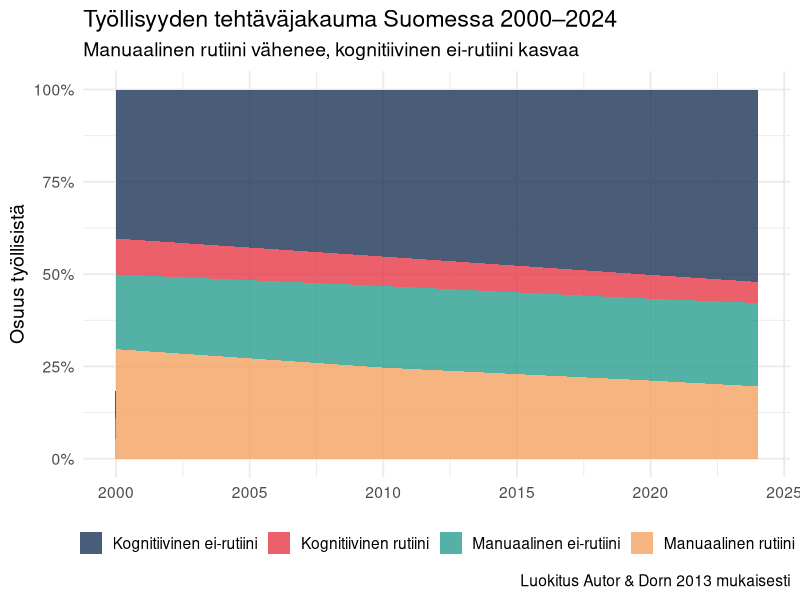
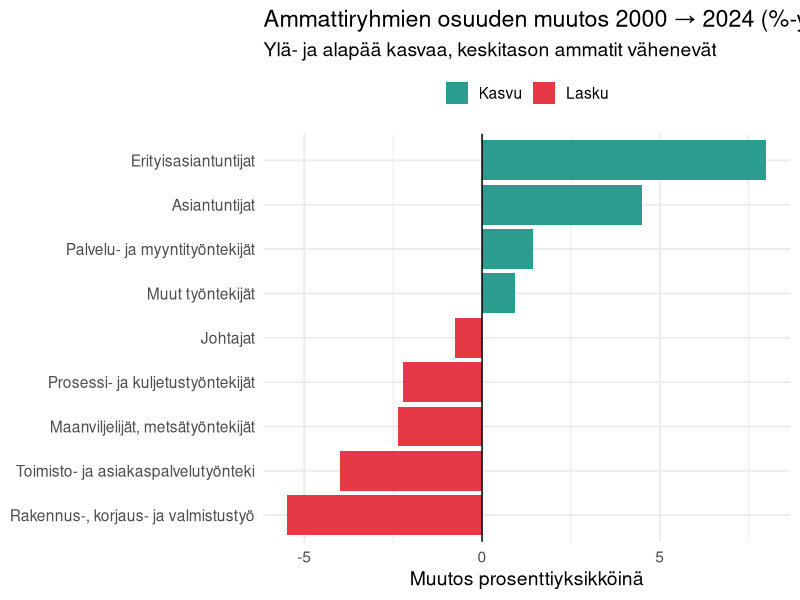
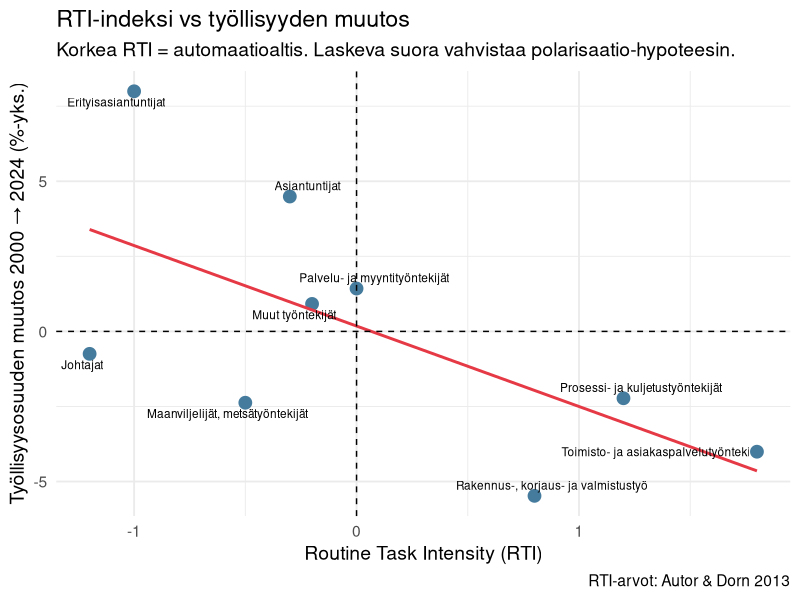
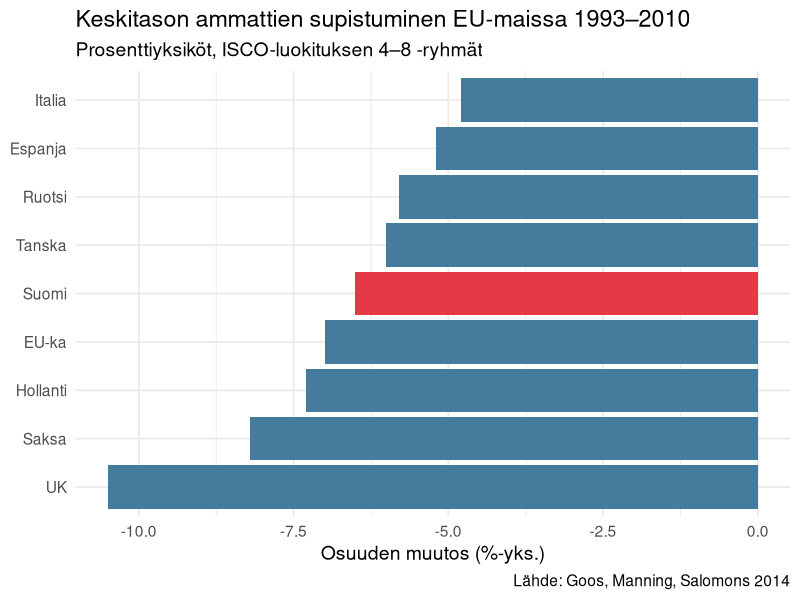
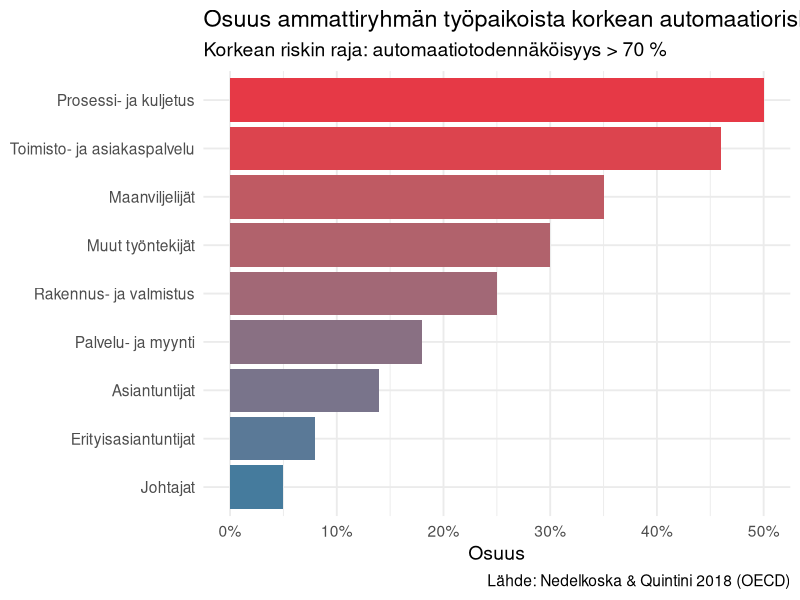
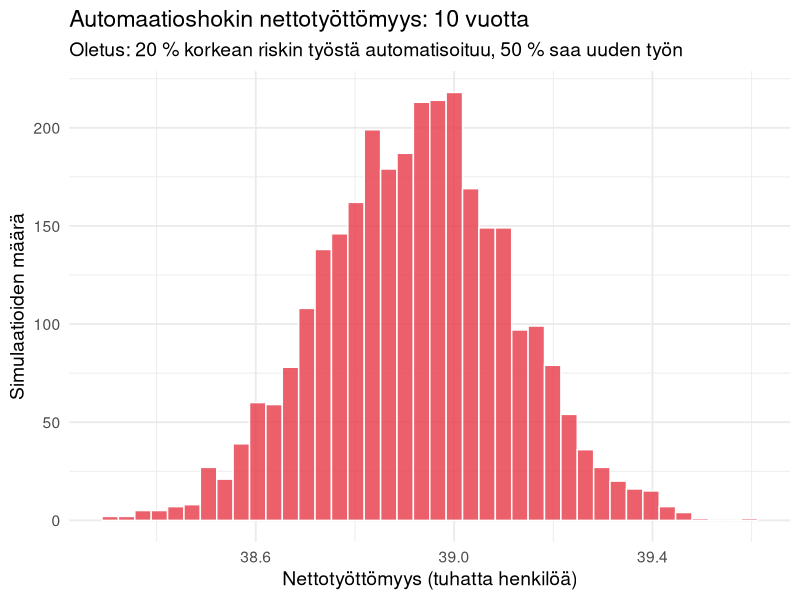

Source code (R) for these figures, in order:
## ---- chunk 1
#| echo: false

library(tidyverse)
library(scales)

theme_set(theme_minimal(base_size = 14))
## ---- chunk 2
#| label: task-luokitus

# Luokitellaan ISCO-08 pääryhmät (1-nro) tehtävätyyppeihin
# Autor & Dorn 2013, Goos & Manning 2007 mukaisesti
isco_task <- tribble(
  ~isco1, ~nimi,                                        ~tehtavaluokka,
  "1",    "Johtajat",                                    "Kognitiivinen ei-rutiini",
  "2",    "Erityisasiantuntijat",                        "Kognitiivinen ei-rutiini",
  "3",    "Asiantuntijat",                               "Kognitiivinen ei-rutiini",
  "4",    "Toimisto- ja asiakaspalvelutyöntekijät",      "Kognitiivinen rutiini",
  "5",    "Palvelu- ja myyntityöntekijät",               "Manuaalinen ei-rutiini",
  "6",    "Maanviljelijät, metsätyöntekijät",            "Manuaalinen rutiini",
  "7",    "Rakennus-, korjaus- ja valmistustyöntekijät", "Manuaalinen rutiini",
  "8",    "Prosessi- ja kuljetustyöntekijät",            "Manuaalinen rutiini",
  "9",    "Muut työntekijät",                            "Manuaalinen ei-rutiini"
)

isco_task
## ---- chunk 3
#| label: simuloitu-data

# Simuloidaan työllisyyden kehitys pääryhmittäin Suomessa
# Luvut perustuvat Tilastokeskuksen työssäkäyntitilaston aggregaatteihin
# (Työvoimatutkimus, pitkät aikasarjat)
#
# Vuodet 2000, 2010, 2020, 2024

tyollisyys_kehitys <- tribble(
  ~vuosi, ~isco1, ~lkm,
  2000,   "1",    138000,
  2000,   "2",    330000,
  2000,   "3",    280000,
  2000,   "4",    180000,
  2000,   "5",    300000,
  2000,   "6",     90000,
  2000,   "7",    290000,
  2000,   "8",    170000,
  2000,   "9",     75000,
  2010,   "1",    140000,
  2010,   "2",    410000,
  2010,   "3",    330000,
  2010,   "4",    155000,
  2010,   "5",    340000,
  2010,   "6",     70000,
  2010,   "7",    250000,
  2010,   "8",    160000,
  2010,   "9",     90000,
  2020,   "1",    138000,
  2020,   "2",    490000,
  2020,   "3",    380000,
  2020,   "4",    130000,
  2020,   "5",    350000,
  2020,   "6",     55000,
  2020,   "7",    220000,
  2020,   "8",    150000,
  2020,   "9",     95000,
  2024,   "1",    135000,
  2024,   "2",    520000,
  2024,   "3",    395000,
  2024,   "4",    115000,
  2024,   "5",    355000,
  2024,   "6",     50000,
  2024,   "7",    205000,
  2024,   "8",    140000,
  2024,   "9",    100000
) |>
  left_join(isco_task, by = "isco1")
## ---- chunk 4
#| label: fig-tehtavat-kehitys
#| fig-cap: "Työllisyyden kehitys tehtävätyypeittäin Suomessa"

tyollisyys_kehitys |>
  group_by(vuosi, tehtavaluokka) |>
  summarise(lkm = sum(lkm), .groups = "drop") |>
  group_by(vuosi) |>
  mutate(osuus = lkm / sum(lkm)) |>
  ungroup() |>
  ggplot(aes(vuosi, osuus, fill = tehtavaluokka)) +
  geom_area(alpha = 0.8) +
  scale_y_continuous(labels = percent) +
  scale_fill_manual(values = c(
    "Kognitiivinen ei-rutiini" = "#1d3557",
    "Kognitiivinen rutiini"    = "#e63946",
    "Manuaalinen ei-rutiini"   = "#2a9d8f",
    "Manuaalinen rutiini"      = "#f4a261"
  )) +
  labs(
    title    = "Työllisyyden tehtäväjakauma Suomessa 2000–2024",
    subtitle = "Manuaalinen rutiini vähenee, kognitiivinen ei-rutiini kasvaa",
    x        = NULL,
    y        = "Osuus työllisistä",
    fill     = NULL,
    caption  = "Luokitus Autor & Dorn 2013 mukaisesti"
  ) +
  theme(legend.position = "bottom")
## ---- chunk 5
#| label: fig-polarisaatio
#| fig-cap: "Työllisyyden muutos osuuden perusteella 2000–2024"

muutokset <- tyollisyys_kehitys |>
  filter(vuosi %in% c(2000, 2024)) |>
  group_by(vuosi) |>
  mutate(osuus = lkm / sum(lkm)) |>
  select(vuosi, isco1, nimi, osuus) |>
  pivot_wider(names_from = vuosi, values_from = osuus, names_prefix = "v") |>
  mutate(
    muutos_pp = (v2024 - v2000) * 100,
    nimi_ly   = str_sub(nimi, 1, 35)
  )

muutokset |>
  mutate(
    kategoria = case_when(
      muutos_pp > 0.5   ~ "Kasvu",
      muutos_pp < -0.5  ~ "Lasku",
      TRUE              ~ "Vakaa"
    ),
    nimi_ly = fct_reorder(nimi_ly, muutos_pp)
  ) |>
  ggplot(aes(muutos_pp, nimi_ly, fill = kategoria)) +
  geom_col() +
  geom_vline(xintercept = 0) +
  scale_fill_manual(values = c(
    "Kasvu" = "#2a9d8f",
    "Lasku" = "#e63946",
    "Vakaa" = "#f4a261"
  )) +
  labs(
    title    = "Ammattiryhmien osuuden muutos 2000 → 2024 (%-yksikköä)",
    subtitle = "Ylä- ja alapää kasvaa, keskitason ammatit vähenevät",
    x        = "Muutos prosenttiyksikköinä",
    y        = NULL,
    fill     = NULL
  ) +
  theme(legend.position = "top")
## ---- chunk 6
#| label: rti-indeksi

# Kirjallisuusarvoja RTI-indeksille (yksinkertaistettuna ISCO-1:een)
# Lähde: Autor & Dorn 2013, Goos & Manning 2014
rti <- tribble(
  ~isco1, ~nimi,                                       ~rti,
  "1",    "Johtajat",                                   -1.2,
  "2",    "Erityisasiantuntijat",                       -1.0,
  "3",    "Asiantuntijat",                              -0.3,
  "4",    "Toimisto- ja asiakaspalvelu",                 1.8,   # korkea — automaatioaltis
  "5",    "Palvelu- ja myynti",                          0.0,
  "6",    "Maanviljelijät",                             -0.5,
  "7",    "Rakennus- ja valmistus",                      0.8,
  "8",    "Prosessi- ja kuljetus",                       1.2,
  "9",    "Muut työntekijät",                           -0.2
)

# Yhdistetään vuoden 2000 ja 2024 kasvulukuihin
rti_muutos <- muutokset |>
  left_join(rti |> select(isco1, rti), by = "isco1")

ggplot(rti_muutos, aes(rti, muutos_pp, label = nimi_ly)) +
  geom_point(size = 4, colour = "#457b9d") +
  geom_smooth(method = "lm", se = FALSE, colour = "#e63946") +
  ggrepel::geom_text_repel(size = 3) +
  geom_hline(yintercept = 0, linetype = "dashed") +
  geom_vline(xintercept = 0, linetype = "dashed") +
  labs(
    title    = "RTI-indeksi vs työllisyyden muutos",
    subtitle = "Korkea RTI = automaatioaltis. Laskeva suora vahvistaa polarisaatio-hypoteesin.",
    x        = "Routine Task Intensity (RTI)",
    y        = "Työllisyysosuuden muutos 2000 → 2024 (%-yks.)",
    caption  = "RTI-arvot: Autor & Dorn 2013"
  )
## ---- chunk 7
#| label: fig-polarisaatio-vertailu
#| fig-cap: "Polarisaation voimakkuus EU-maissa (keskitason ammattien osuuden lasku)"

# Kirjallisuusarvoja, Goos, Manning, Salomons 2014 sovellettuna
polarisaatio <- tribble(
  ~maa,         ~keskitaso_lasku_pp,
  "UK",          -10.5,
  "Saksa",       -8.2,
  "Suomi",       -6.5,
  "Tanska",      -6.0,
  "Ruotsi",      -5.8,
  "Hollanti",    -7.3,
  "Italia",      -4.8,
  "Espanja",     -5.2,
  "EU-ka",       -7.0
)

polarisaatio |>
  mutate(
    maa = fct_reorder(maa, keskitaso_lasku_pp),
    suomi = maa == "Suomi"
  ) |>
  ggplot(aes(keskitaso_lasku_pp, maa, fill = suomi)) +
  geom_col() +
  scale_fill_manual(values = c("FALSE" = "#457b9d", "TRUE" = "#e63946")) +
  labs(
    title    = "Keskitason ammattien supistuminen EU-maissa 1993–2010",
    subtitle = "Prosenttiyksiköt, ISCO-luokituksen 4–8 -ryhmät",
    x        = "Osuuden muutos (%-yks.)",
    y        = NULL,
    fill     = NULL,
    caption  = "Lähde: Goos, Manning, Salomons 2014"
  ) +
  theme(legend.position = "none")
## ---- chunk 8
#| label: fig-automaatioriski
#| fig-cap: "Automaatioriski ammattiryhmittäin (OECD Nedelkoska & Quintini 2018)"

automaatio_riski <- tribble(
  ~isco1,  ~nimi,                          ~riski_korkea,
  "1",     "Johtajat",                      0.05,
  "2",     "Erityisasiantuntijat",          0.08,
  "3",     "Asiantuntijat",                 0.14,
  "4",     "Toimisto- ja asiakaspalvelu",   0.46,
  "5",     "Palvelu- ja myynti",            0.18,
  "6",     "Maanviljelijät",                0.35,
  "7",     "Rakennus- ja valmistus",        0.25,
  "8",     "Prosessi- ja kuljetus",         0.50,
  "9",     "Muut työntekijät",              0.30
)

automaatio_riski |>
  mutate(nimi = fct_reorder(nimi, riski_korkea)) |>
  ggplot(aes(riski_korkea, nimi, fill = riski_korkea)) +
  geom_col() +
  scale_x_continuous(labels = percent) +
  scale_fill_gradient(low = "#457b9d", high = "#e63946") +
  labs(
    title    = "Osuus ammattiryhmän työpaikoista korkean automaatioriskin kategoriassa",
    subtitle = "Korkean riskin raja: automaatiotodennäköisyys > 70 %",
    x        = "Osuus",
    y        = NULL,
    fill     = "Riski",
    caption  = "Lähde: Nedelkoska & Quintini 2018 (OECD)"
  ) +
  theme(legend.position = "none")
## ---- chunk 9
#| label: fig-mc-shokki
#| fig-cap: "Simulaatio: kohtaannon muutos automaatioshokissa"

set.seed(2026)
n_sim <- 3000

# Työlliset korkean riskin ammateissa (vuoden 2024 tasolla)
korkea_riski_työlliset <- tyollisyys_kehitys |>
  filter(vuosi == 2024) |>
  left_join(automaatio_riski |> select(isco1, riski_korkea), by = "isco1") |>
  summarise(lkm = sum(lkm * riski_korkea)) |>
  pull(lkm)

# Simuloidaan siirtymä (työlliset → työttömät) eri onnistumisprosenteilla
simuloi_shokki <- function(siirtymä_tn, uudelleenkoulutus_tn) {
  menettavat <- rbinom(n_sim, round(korkea_riski_työlliset), siirtymä_tn)
  saavat_uuden <- rbinom(n_sim, menettavat, uudelleenkoulutus_tn)
  nettomenetys <- menettavat - saavat_uuden
  nettomenetys
}

sim_tulos <- simuloi_shokki(0.2, 0.5)  # 20 % siirtymä, 50 % saa uuden

tibble(nettomenetys = sim_tulos) |>
  ggplot(aes(nettomenetys / 1000)) +
  geom_histogram(bins = 40, fill = "#e63946", colour = "white", alpha = 0.8) +
  labs(
    title    = "Automaatioshokin nettotyöttömyys: 10 vuotta",
    subtitle = "Oletus: 20 % korkean riskin työstä automatisoituu, 50 % saa uuden työn",
    x        = "Nettotyöttömyys (tuhatta henkilöä)",
    y        = "Simulaatioiden määrä"
  )
